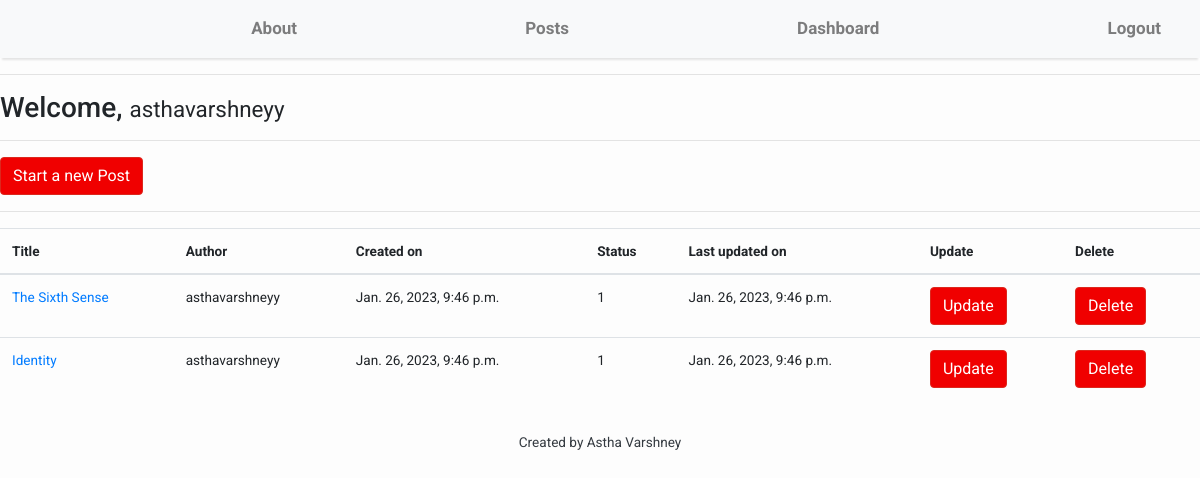
Page /blogs/dashboard/ (signed in) on the earlier database version.
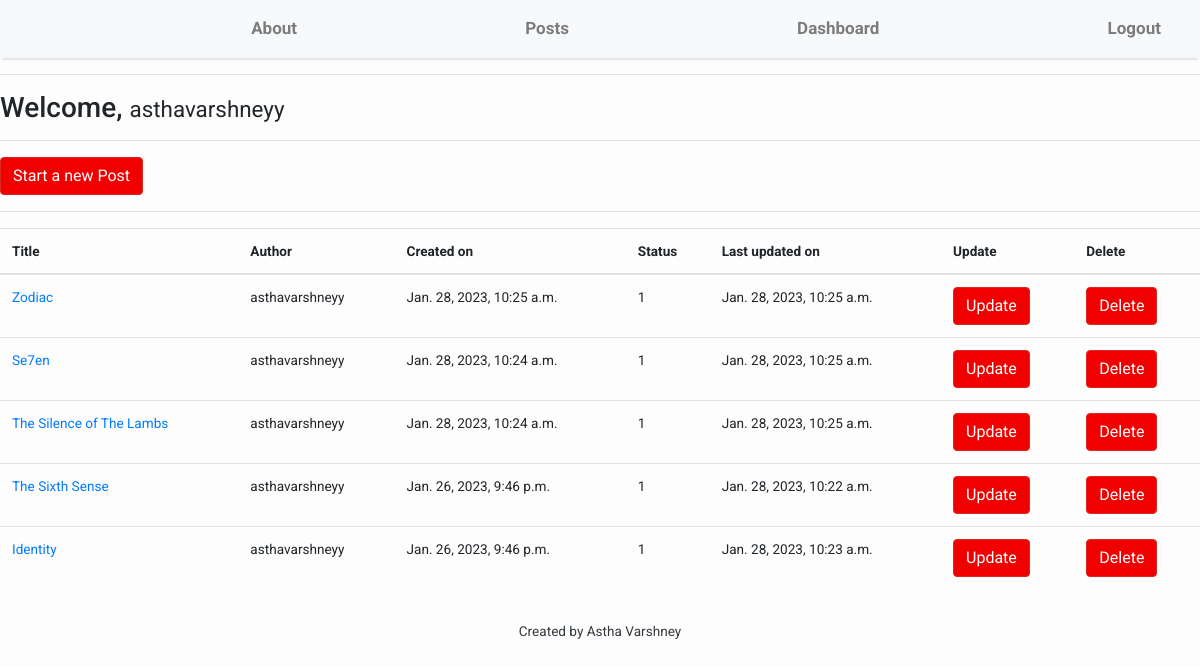
Same page on the later database version.
### blog/models.py (models this page shows, shortened)
class Post(models.Model):
    title = models.CharField(max_length=200, unique=True)
    slug = models.SlugField(max_length=100, unique=True)
    author = models.ForeignKey(User, on_delete= models.CASCADE,related_name='blog_posts')
    updated_on = models.DateTimeField(auto_now= True)
    content = RichTextField()
    created_on = models.DateTimeField(auto_now_add=True)
    status = models.IntegerField(choices=STATUS, default=0)
    class Meta:
        ordering = ['-created_on']

### blog/views.py (the view)
# urls.py: path('dashboard/',views.dashboard,name = "dashboard"),
@login_required(login_url = "user:login")
def dashboard(request):
    posts = Post.objects.filter(author = request.user)
    context = {
        "posts":posts
    }
    return render(request,"dashboard.html",context)

### templates/dashboard.html
{% extends "base.html" %}
{% block content %}
<hr>
<h3>
    Welcome, <small>{{request.user.username}}
</h3>
<hr>
<a class = "btn btn-danger" href = "{% url 'post:addpost' %}">Start a new Post </a>
<hr>
{% if posts %}
<table class="table">
        <thead>
          <tr>
            <th scope="col">Title</th>
            <th scope="col">Author</th>
            <th scope="col">Created on</th>
            <th scope="col">Status</th>
            <th scope="col">Last updated on</th>
            <th scope="col">Update</th>
            <th scope="col">Delete</th>
          </tr>
        </thead>
        <tbody>
          {% for post in posts %}
          <tr>
            <td><a href="{% url 'post:post_detail' post.slug %}">{{post.title}}</a></td>
            <td>{{post.author}}</td>
            <td>{{post.created_on}}</td>
            <td>{{post.status}}</td>
            <td>{{post.updated_on}}</td>
            <td><a href="{% url 'post:update' post.slug %}" class = "btn btn-danger">Update</a></td>
            <td><a href="{% url 'post:delete' post.slug %}" class = "btn btn-danger">Delete</a> </td>
          </tr>
          {% endfor %}
        </tbody>
      </table>
{% else %}
<div class = "alert alert-danger">
    You don't have any post yet
</div>
{% endif %}
{% endblock content %}

Differences in the rows shown:
added Post: title "Zodiac", author "asthavarshneyy", created_on "Jan. 28, 2023, 10:25 a.m.", status "1", updated_on "Jan. 28, 2023, 10:25 a.m."
added Post: title "Se7en", author "asthavarshneyy", created_on "Jan. 28, 2023, 10:24 a.m.", status "1", updated_on "Jan. 28, 2023, 10:25 a.m."
added Post: title "The Silence of The Lambs", author "asthavarshneyy", created_on "Jan. 28, 2023, 10:24 a.m.", status "1", updated_on "Jan. 28, 2023, 10:25 a.m."
changed Post "The Sixth Sense": updated_on "Jan. 26, 2023, 9:46 p.m." → "Jan. 28, 2023, 10:22 a.m."
changed Post "Identity": updated_on "Jan. 26, 2023, 9:46 p.m." → "Jan. 28, 2023, 10:23 a.m."
